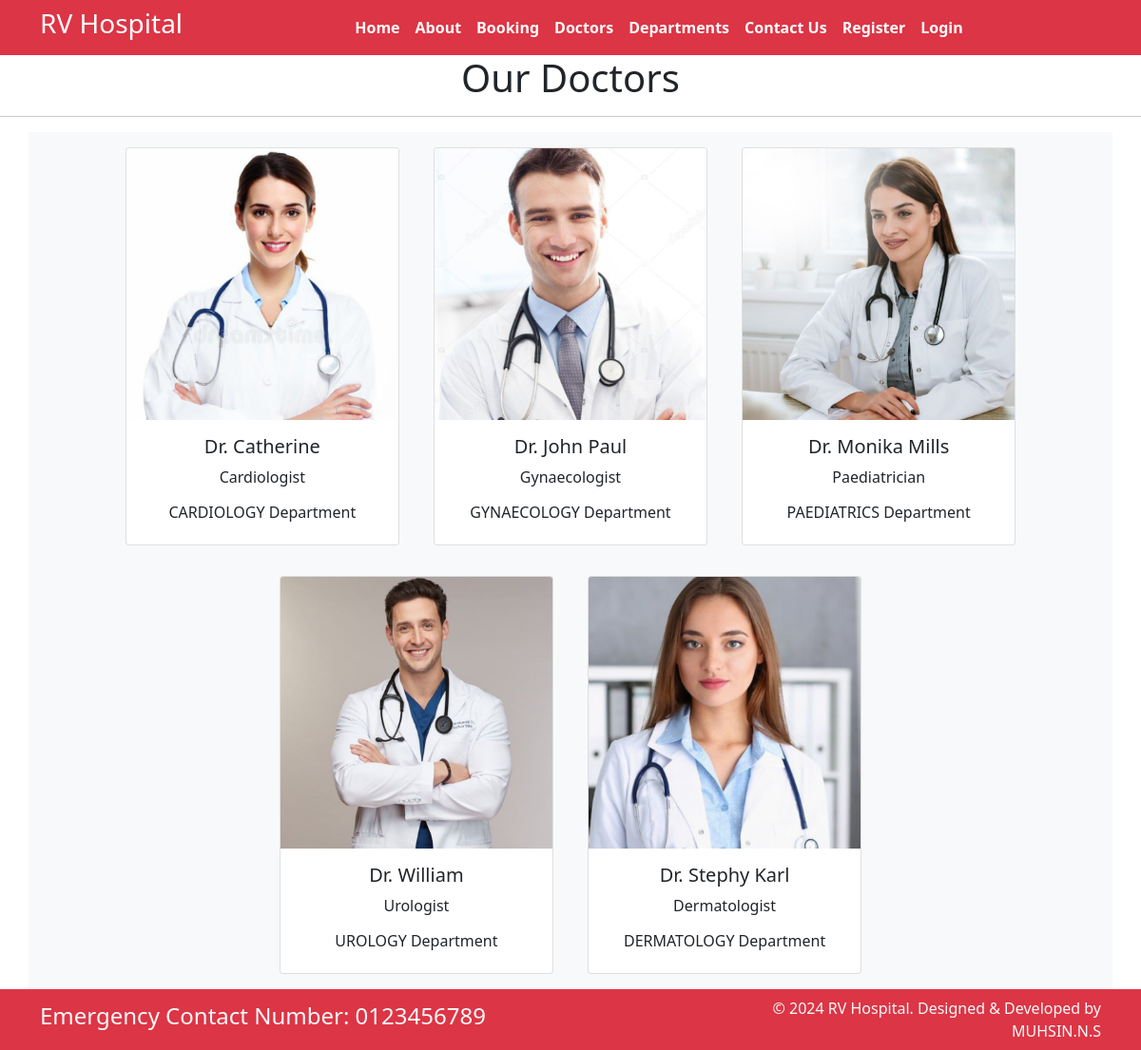
Page /doctors on the committed database.
### RVapp/models.py (models this page shows, shortened)
class Doctors(models.Model):
    doc_name = models.CharField(max_length=255)
    doc_spec = models.CharField(max_length=255)
    dep_name = models.ForeignKey(Departments, on_delete=models.CASCADE)
    doc_image = models.ImageField(upload_to='doctors')

class Departments(models.Model):
    dep_name = models.CharField(max_length=100)
    dep_description = models.TextField()
    def __str__(self):
        return self.dep_name

### RVapp/views.py (the view)
# urls.py: path('doctors', views.doctors, name='doctors'),
def doctors(request):
    dict_docs = {
        'doctors': Doctors.objects.all()
    }
    return render(request, 'doctors.html', dict_docs)

### templates/doctors.html (shortened to what this page needs)
{% extends 'base.html' %}
{% block content%}
<h1 class="text-center">Our Doctors</h1>
<hr>
<div class="container text-center bg-light">
    {% for d in doctors%}
    <div class="card text-center mx-3 my-3" style="width: 18rem; display:inline-block">
        <img src="{{d.doc_image.url}}" class="card-img-top" alt="...">
        <div class="card-body">
            <h5 class="card-title">Dr. {{d.doc_name}}</h5>
            <p class="card-text">{{d.doc_spec}}</p>
            <h6>{{d.dep_name}} Department</h6>
        </div>
    </div>
    {% endfor %}
</div>
{% endblock %}

### templates/base.html (shortened to what this page needs)
{% load static %}
<!DOCTYPE html>
<html>
<head>
  <link rel="stylesheet" href=" https://cdn.jsdelivr.net/npm/bootstrap@5.1.3/dist/css/bootstrap.min.css ">
  <link rel="stylesheet" href="https://use.fontawesome.com/releases/v5.2.0/css/all.css">
  <link rel="stylesheet" href="{% static '/css/style.css'%}">
</head>
<body>
  <nav class="navbar bg-danger navbar-expand-md ">
    <div class="container">
      <div class="col-2 text-left pl-md-0">
        <h3 class="text-white"> RV Hospital </h3>
      </div>
      <div class="collapse navbar-collapse justify-content-center col-md-8 navbar-collapse-3">
        <ul class="navbar-nav justify-content-center  fw-bold">
          <li class="nav-item active">
            <a class="nav-link text-white" href="{% url 'home' %}">Home </a>
          </li>
          <li class="nav-item">
            <a class="nav-link text-white" href="{% url 'about' %}">About</a>
          </li>
          <li class="nav-item">
            <a class="nav-link text-white" href="{% url 'booking' %}">Booking</a>
          </li>
          <li class="nav-item">
            <a class="nav-link text-white" href="{% url 'doctors' %}">Doctors</a>
          </li>
          <li class="nav-item">
            <a class="nav-link text-white" href="{% url 'department' %}">Departments</a>
          </li>
          <li class="nav-item">
            <a class="nav-link text-white" href="{% url 'contact' %}">Contact Us</a>
          </li>
          {% if user.is_authenticated %}
            <li>Hello {{user.username}}</li>
            <li><a class="nav-link text-white" href="/logout">Logout</a></li>
            {% else %}
            <li><a class="nav-link text-white" href="/register">Register</a></li>
            <li><a class="nav-link text-white" href="/login">Login</a></li>
          {% endif %}
        </ul>
      </div>
    </div>
  </nav>
  {% block content%}{% endblock %}
  <section class="">
    <footer class="pt-2 pb-2  bg-danger text-light">
      <div class="container">
        <div class="row align-items-center">
          <div class="col-12 col-md-8">
            <h4>Emergency Contact Number: 0123456789</h4>
          </div>
          <div class="col-12 col-md-4 mt-4 mt-md-0 text-center text-md-end">
            © 2024 RV Hospital. Designed & Developed by MUHSIN.N.S
          </div>
        </div>
      </div>
    </footer>
  </section>
</body>
</html>

### rows in the picture
Doctors: doc_image (picture), doc_name "Catherine", doc_spec "Cardiologist", dep_name "CARDIOLOGY"
Doctors: doc_image (picture), doc_name "John Paul", doc_spec "Gynaecologist", dep_name "GYNAECOLOGY"
Doctors: doc_image (picture), doc_name "Monika Mills", doc_spec "Paediatrician", dep_name "PAEDIATRICS"
Doctors: doc_image (picture), doc_name "William", doc_spec "Urologist", dep_name "UROLOGY"
Doctors: doc_image (picture), doc_name "Stephy Karl", doc_spec "Dermatologist", dep_name "DERMATOLOGY"
